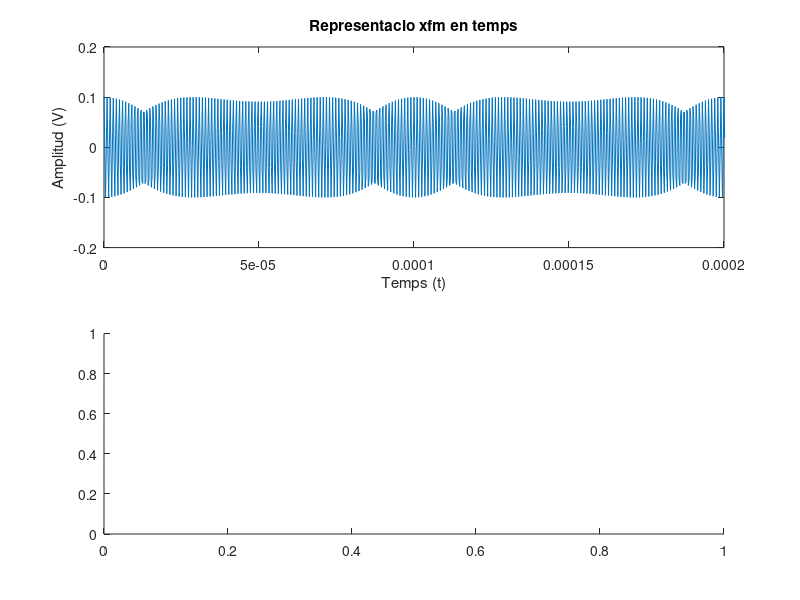

Write the MATLAB code that produced this figure. (Note: this script raises an error after producing the figure.)
%Pràctica 4 
%Alumnes: Izan Flores Tortosa i Jordi Vivas Sakuta
clear all
close all

%1
fs=4*10^6;
dim=20000;
Ts=1/fs;
t=[0:dim-1]*Ts;

%2
Ac=10^-1;
fc=10^6;
fm=5*10^3;
fmax=10*10^3;

b=fmax/fm;

xfm=Ac*cos(2*pi*fc*t + b*sin(2*pi*fm*t));

figure(1)
subplot(2,1,1)
plot(t,xfm)
xlabel('Temps (t)')
ylabel('Amplitud (V)')
title('Representacio xfm en temps')
axis([0 0.2*10^-3 -0.2 0.2])

%3
b
disp(['la profunditat de modulació β del senyal xfm(t) es: 2', ])

%4
disp(['Com la nostra β = 2, es compleix que β>0.2, per tant es una senyal ' ...
    'FM de banda ampla.'])

%5

subplot(2,1,2)
[X , k]= FuncioTFZP( xfm , fs , dim*15);
xlabel('k (Hz)')
ylabel('Xfm(f)')
title('Espectre Xfm')
axis([0.97*10^6 1.03*10^6 0 0.03])

%6

%J0=0.22; J1=0.58; J2=0.35; J3=0.13; J4=0.03;
%wc=fc/(2*pi); wm=fm/(2*pi);
%xfmB=Ac*(J0*(b)*cos(wc*t) + J1*(b)*cos((wc+wm)*t)-cos((wc-wm)*t) + J2*(b)*cos((wc+2*wm)*t)-cos((wc-2*wm)*t) + J3*(b)*cos((wc+3*wm)*t)-cos((wc-3*wm)*t) + J4*(b)*cos((wc+4*wm)*t)-cos((wc-4*wm)*t));
bw = 4*fm*2
disp(['el ample de banda del senyal xfm(t) es: 40 kHz'])

%7

fm=10*10^3;
Am=3;
C1=0;
C2=15;

xm1= C1 + Am*cos(2*pi*fm*t);
xm2= C2 + Am*cos(2*pi*fm*t);

Ac=2;
K1=5*10^3;
fc=10^6;

Xc=Ac*cos(2*pi*fc*t);

fmax=K1*Am
b=fmax/fm

disp(['La desviació màxima de freqüència es: 15 kHz i la β = 1.5'])

%8

vfm1= Ac*cos(2*pi*(fc + K1*C1)*t + b*sin(2*pi*fm*t));
vfm2= Ac*cos(2*pi*(fc + K1*C2)*t + b*sin(2*pi*fm*t));

%9

figure(2)
subplot(2,1,1)
[X , k]= FuncioTFZP( vfm1 , fs , dim*15);
xlabel('k (Hz)')
ylabel('Vfm1(f)')
title('Espectre Vfm1')
axis([0.85*10^6 1.25*10^6 0 0.3])

subplot(2,1,2)
[X , k]= FuncioTFZP( vfm2 , fs , dim*15);
xlabel('k (Hz)')
ylabel('Vfm2(f)')
title('Espectre Vfm2')
axis([0.85*10^6 1.25*10^6 0 0.3])

%10

%  la freqüència central = fc en aquest cas = 1 Mhz

%  VFM1(f) està centrat en fc = 1 Mhz i VFM2(f) està centrat en 1.07 Mhz
 
%  VFM1(f) si està centrada on correspoon en canvi VFM2(f) no això es degut
%  a que la constant C2 no es igual a 0 com si ho es C1 per tant influeix
%  en el despaçament del espectre al sumarse amb fc dintre el coseno.

%11

Ac=1; fc=3.5*10^6; fmax=22.5*10^3;

eixbeta= [1:10^-3:9];
J=besselj(2,eixbeta);
figure(3)
plot(J)

disp(['Els valors de beta on pasa per 0 son 3 i 6'])

fm1=fmax/3
fm2=fmax/6

%12

xfm1=Ac*cos(2*pi*fc*t + b*sin(2*pi*fm1*t));
xfm2=Ac*cos(2*pi*fc*t + b*sin(2*pi*fm2*t));

%13

figure(4)
subplot(2,1,1)
[X , k]= FuncioTFZP( xfm1 , fs , dim*15);
xlabel('k (Hz)')
ylabel('Xfm1(f)')
title('Espectre Xfm1')
axis([4.7*10^5 5.3*10^5 0 0.3])

subplot(2,1,2)
[X , k]= FuncioTFZP( xfm2 , fs , dim*15);
xlabel('k (Hz)')
ylabel('Xfm2(f)')
title('Espectre Xfm2')
axis([4.7*10^5 5.3*10^5 0 0.3])

%14
